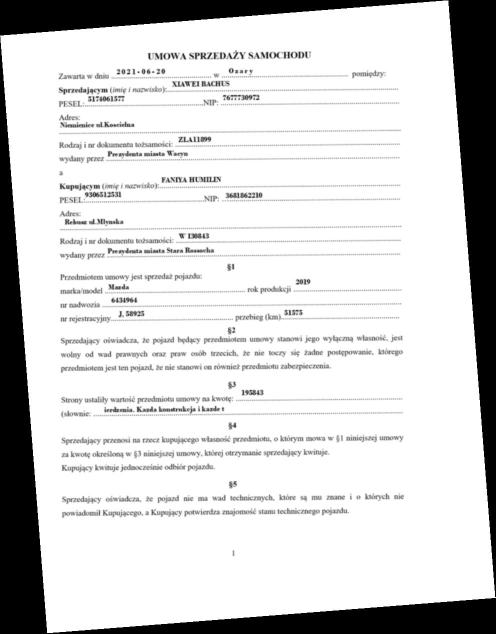
#> input picture rotated_image.jpg, 991 x 1267 px (shown at 1/2 size)
$ python -i objects_metrics.py   (imports and definitions only)
#> lines starting #> are read from the running program, lines starting #| are printed output that depends on the picture; after the words box and inside, x2 and y2 are one past the last pixel; in counts of white or black regions, pixels touching at a corner belong together
#> further down, picture is the input picture: shape (1267, 991, 3); min 0, max 255, mean 211.9
from typing import Tuple

import cv2
import numpy as np
import pytesseract
from pytesseract import Output
import pandas as pd
import os


# [89 lines left out: functions is_empty, is_empty_plain, is_table, generate_metrics, not called in this run]


def find_shapes(
        image: np.ndarray,
        min_area: int = 2500,
        min_width: int = 50,
        min_height: int = 50,
) -> Tuple[float, int, int]:
#> called with min_area = 2500, min_width = 50, min_height = 50
    gray = cv2.cvtColor(image, cv2.COLOR_BGR2GRAY)
    _, thresh = cv2.threshold(gray, 200, 255, cv2.THRESH_BINARY_INV)
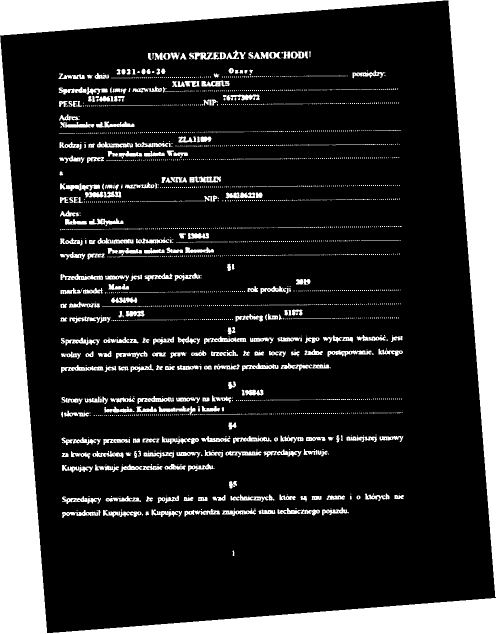
#> thresh: shape (1267, 991) (shown at 1/2 size); 19.5% white; 2548 white regions (2266 under 20 px)
    contours, _ = cv2.findContours(thresh, cv2.RETR_EXTERNAL, cv2.CHAIN_APPROX_SIMPLE)
#> contours = 2548 contours, 2285 with area under 20; largest, box (x1, y1, x2, y2) and area: (0, 73, 991, 1267) 86675, (0, 0, 991, 1194) 86675, (555, 1016, 640, 1031) 506, (120, 367, 200, 382) 505, (408, 673, 493, 688) 496
    non_white_area = 0
    possible_image_count = 0
    possible_shapes_count = 0
    for cnt in contours:
        rect = cv2.minAreaRect(cnt)
        area = cv2.contourArea(cnt)
        if area > min_area:
            possible_shapes_count += 1
            if rect[1][0] > min_width and rect[1][1] > min_height:
                possible_image_count += 1
        non_white_area += area
#> this loop made 2548 passes
#> (area, possible_shapes_count, possible_image_count) on passes 2547 to 2548: (86675, 1, 1), (86675, 2, 2)
#> (rect, area, non_white_area) on passes 3, 4, 5, 6, 8, 10: (((294, 1026.5), (7, 6), -90), 32, 53), (((260.5, 1028), (10, 43), -90), 226, 279), (((222.2, 1027.3), (12.47, 33.96), -83.16), 195.5, 474.5), (((198.5, 1025.5), (11, 3), -90), 24, 498.5), (((159.3, 1026.8), (71.4, 12.49), -3.32), 392.5, 891.5), (((533.5, 1023), (8, 33), -90), 169.5, 1061.5)
#> after the loop, non_white_area = 223793.5; possible_image_count = 2; possible_shapes_count = 2
    total_area = image.shape[0] * image.shape[1]
#> total_area = 1255597
    non_white_fraction = non_white_area / total_area
#> non_white_fraction = 0.178
    return non_white_fraction, possible_shapes_count, possible_image_count


# [26 lines left out: functions mask, get_filenames, not called in this run]

>>> import cv2
>>> picture = cv2.imread('rotated_image.jpg')
>>> result = find_shapes(picture)
#> result = (0.178, 2, 2)

$ run again, on 00d11cfb-7b1d-4854-8eef-8190a498124d.jpg
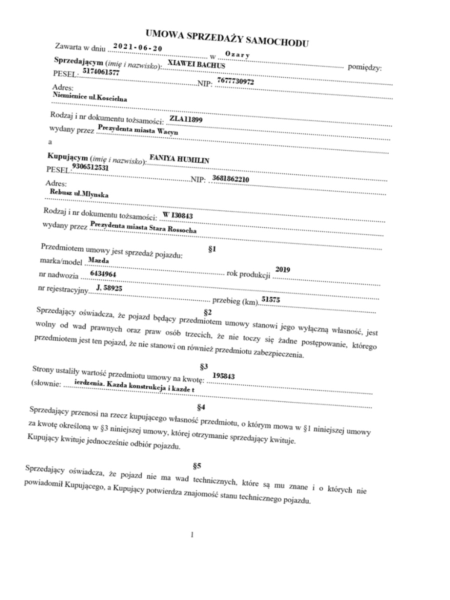
#> input picture 00d11cfb-7b1d-4854-8eef-8190a498124d.jpg, 900 x 1200 px (shown at 1/2 size)
#> picture is the input picture: shape (1200, 900, 3); min 17, max 255, mean 246.9
#> in find_shapes, `_, thresh = cv2.threshold(gray, 200, 255, cv2.THRESH_BINARY_INV)`:
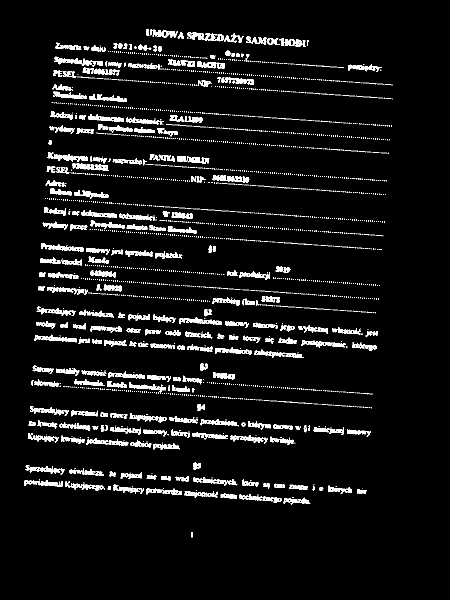
#> thresh: shape (1200, 900) (shown at 1/2 size); 6.2% white; 2561 white regions (2271 under 20 px)
#> contours = 2561 contours, 2290 with area under 20; largest, box (x1, y1, x2, y2) and area: (108, 113, 206, 133) 568, (95, 305, 176, 324) 504, (69, 669, 154, 685) 504, (358, 635, 443, 650) 498, (82, 486, 167, 503) 496
#> the loop in find_shapes, `for cnt in contours:` made 2561 passes
#> (rect, area, non_white_area) on passes 2, 4, 6: (((593.4, 1001.6), (52.98, 12.35), -1.47), 292, 311.5), (((543.6, 999.4), (10.4, 37.03), -85.03), 222.5, 535), (((487.1, 994.1), (8.34, 17.39), -81.87), 88, 624)
#> after the loop in find_shapes, `for cnt in contours:`: non_white_area = 49990.5; possible_image_count = 0
#> non_white_fraction = 0.0463
#> result = (0.0463, 0, 0)

$ run again, on 3c23c89b-c799-45ed-8dd0-8c6dfabad55f.tiff
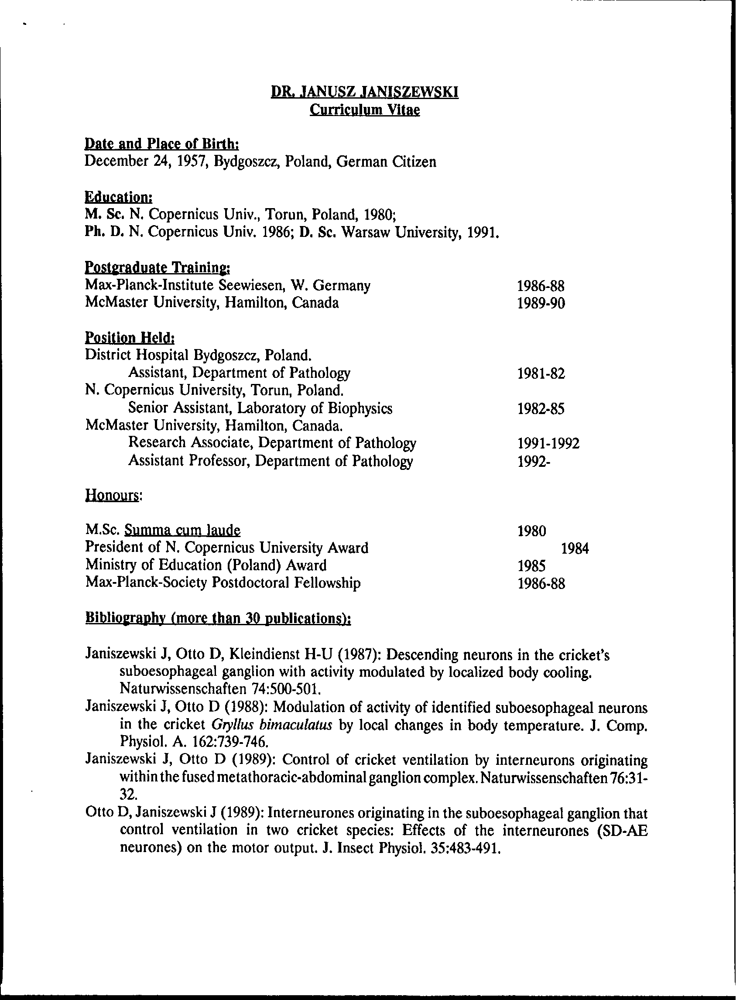
#> input picture 3c23c89b-c799-45ed-8dd0-8c6dfabad55f.tiff, 754 x 1000 px
#> picture is the input picture: shape (1000, 754, 3); min 0, max 255, mean 237.1
#> in find_shapes, `_, thresh = cv2.threshold(gray, 200, 255, cv2.THRESH_BINARY_INV)`:
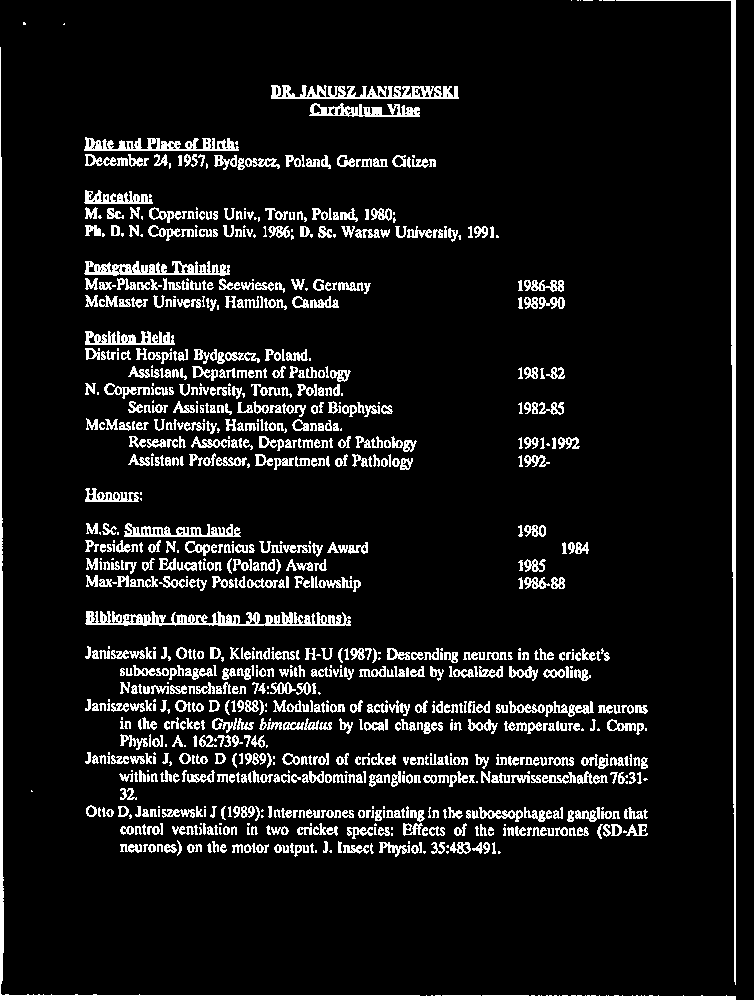
#> thresh: shape (1000, 754); 9.3% white in thin lines or dots
#> contours = 973 contours, 381 with area under 20; largest, box (x1, y1, x2, y2) and area: (0, 47, 736, 1000) 4142, (616, 0, 736, 985) 2726, (85, 611, 351, 626) 1828, (271, 85, 459, 99) 1394, (84, 261, 230, 276) 1111
#> the loop in find_shapes, `for cnt in contours:` made 973 passes
#> (area, possible_shapes_count, possible_image_count) on passes 964, 967: (4141.5, 1, 1), (2725.5, 2, 2)
#> after the loop in find_shapes, `for cnt in contours:`: non_white_area = 51982; possible_image_count = 2
#> non_white_fraction = 0.0689
#> result = (0.0689, 2, 2)
